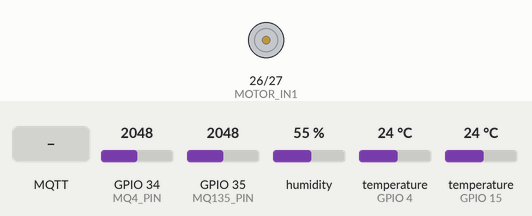
This sketch was run on a simulated ESP32. Parts: motor-driver pin pairs drawn as motors (green arrow = first pin HIGH = forward, orange = second pin HIGH = backward, longer = more drive, scaled by the enable pin). Inputs (shaded band) come from the test bench; at power-on: GPIO 35 (MQ135_PIN) = 2048, GPIO 34 (MQ4_PIN) = 2048, humidity 55 %, temperature (sensors on GPIO 4, GPIO 15) 24 °C (analog values on the 0–4095 scale). WiFi joins after 1.5 s; servers stay silent unless stated; storage starts empty; random numbers use the default seed unless the sketch sets one; no MQTT or app messages arrive unless stated; what the sketch prints to the serial monitor is not drawn.

Above: at 2.7 s.
2.8 s: MQTT message "/stir" arrives on the first subscribed topic
At 3.4 s:
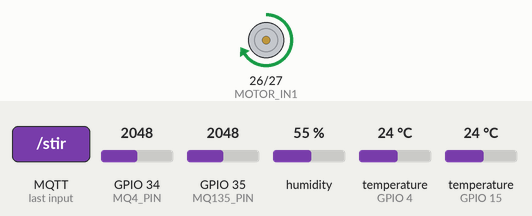
4.3 s: GPIO 35 (MQ135_PIN) set to 3709
12.2 s: GPIO 35 (MQ135_PIN) set to 3818
Timing chart, 0 to 64.3 s (numbered marks = the images above; inputs shaded):
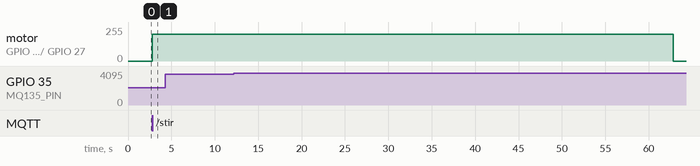

The sketch:

main.ino
```cpp
#include <WiFi.h>
#include <ESPAsyncWebServer.h>
#include <SPIFFS.h>
#include <PubSubClient.h>

#include "customTimer.ino"
#include "dht11.ino"
#include "ds18b20.ino"
#include "dc_motor.ino"
#include "mq4.ino"
#include "mq135.ino"
#include "data_logger.ino"

const char* WIFI_SSID = "Chris' A54";
const char* WIFI_PASSWORD = "hello123";

const char* MQTT_SERVER = "10.106.251.202";
const int MQTT_PORT = 1883;

const char* TOPIC_TEMP_OUT = "digester/sensors/temp_outside";
const char* TOPIC_TEMP_IN = "digester/sensors/temp_internal";
const char* TOPIC_HUM_OUT = "digester/sensors/humidity_outside";
const char* TOPIC_METHANE = "digester/sensors/methane";
const char* TOPIC_CO2 = "digester/sensors/co2";
const char* TOPIC_COMMANDS = "digester/control/commands";

WiFiClient espClient;
PubSubClient mqttClient(espClient);
AsyncWebServer server(80);

CustomTimer sensorTimer(5000);

void onMqttMessage(char* topic, byte* payload, unsigned int length) {
    String msg;
    for (unsigned int i = 0; i < length; i++) msg += (char)payload[i];
    msg.trim();

    Serial.print("[MQTT] ");
    Serial.print(topic);
    Serial.print(" -> ");
    Serial.println(msg);

    if (String(topic) == TOPIC_COMMANDS) {
        if (msg.startsWith("/stir") || msg == "stir") {
            int colonIdx = msg.indexOf(':');
            if (colonIdx >= 0) {
                unsigned long durationSec = msg.substring(colonIdx + 1).toInt();
                if (durationSec > 0) {
                    stirrer.manualStir(durationSec);
                } else {
                    stirrer.manualStir();
                }
            } else {
                stirrer.manualStir();
            }
        }
    }
}

void reconnectMQTT() {
    while (!mqttClient.connected()) {
        Serial.print("Connecting to MQTT... ");
        String id = "ESP32Digester-" + String(random(0xffff), HEX);
        if (mqttClient.connect(id.c_str())) {
            Serial.println("connected.");
            mqttClient.subscribe(TOPIC_COMMANDS);
        } else {
            Serial.print("failed (rc=");
            Serial.print(mqttClient.state());
            Serial.println("). Retry in 5s.");
            delay(5000);
        }
    }
}

void setup() {
    Serial.begin(115200);
    analogReadResolution(12);
    analogSetAttenuation(ADC_11db);

    initDHT();
    initDS18B20();
    initMotor();
    initMQ4();
    initMQ135();
    initDataLogger();

    WiFi.begin(WIFI_SSID, WIFI_PASSWORD);
    Serial.print("Connecting to WiFi");
    while (WiFi.status() != WL_CONNECTED) {
        delay(500);
        Serial.print(".");
    }
    Serial.println(" connected.");
    Serial.print("Dashboard: http://");
    Serial.println(WiFi.localIP());

    if (!SPIFFS.begin(true)) {
        Serial.println("SPIFFS mount failed.");
        return;
    }

    server.on("/", HTTP_GET, [](AsyncWebServerRequest *request) {
        request->send(SPIFFS, "/dashboard_incl_foria.html", "text/html");
    });

    server.on("/download-log", HTTP_GET, [](AsyncWebServerRequest *request) {
        if (!SPIFFS.exists(LOG_FILE_PATH)) {
            request->send(404, "text/plain", "No log data yet.");
            return;
        }
        AsyncWebServerResponse *response = request->beginResponse(
            SPIFFS, LOG_FILE_PATH, "text/csv");
        response->addHeader("Content-Disposition", "attachment; filename=\"sensor_log.csv\"");
        request->send(response);
    });

    server.serveStatic("/", SPIFFS, "/");

    server.begin();
    Serial.println("Web server started.");

    mqttClient.setServer(MQTT_SERVER, MQTT_PORT);
    mqttClient.setCallback(onMqttMessage);
}

void loop() {
    if (!mqttClient.connected()) reconnectMQTT();
    mqttClient.loop();

    stirrer.update();

    if (sensorTimer.isReady()) {
        float tempOutside = readDHT();
        float humOutside = readDHTHumidity();
        float tempInternal = readDS18B20();
        float methanePPM = readMQ4PPM();
        float co2PPM = readMQ135PPM();

        Serial.print("Outside: "); Serial.print(tempOutside, 1); Serial.print(" °C  |  ");
        Serial.print("Humidity: "); Serial.print(humOutside, 1); Serial.print(" %  |  ");
        Serial.print("Internal: "); Serial.print(tempInternal, 1); Serial.print(" °C  |  ");
        Serial.print("CH4: "); Serial.print(methanePPM, 1); Serial.print(" ppm  |  ");
        Serial.print("CO2: "); Serial.print(co2PPM, 1); Serial.println(" ppm");

        char buf[10];

        dtostrf(tempOutside, 1, 2, buf);
        mqttClient.publish(TOPIC_TEMP_OUT, buf);

        dtostrf(humOutside, 1, 2, buf);
        mqttClient.publish(TOPIC_HUM_OUT, buf);

        dtostrf(tempInternal, 1, 2, buf);
        mqttClient.publish(TOPIC_TEMP_IN, buf);

        if (methanePPM >= 0.0f) {
            dtostrf(methanePPM, 1, 2, buf);
            mqttClient.publish(TOPIC_METHANE, buf);
        }

        if (co2PPM >= 0.0f) {
            dtostrf(co2PPM, 1, 2, buf);
            mqttClient.publish(TOPIC_CO2, buf);
        }

        dataLogger.addRow(tempOutside, tempInternal, methanePPM, co2PPM);
    }
}
```

customTimer.ino
```cpp
#ifndef CUSTOM_TIMER_H
#define CUSTOM_TIMER_H

#include <Arduino.h>

class CustomTimer {
private:
    unsigned long previousMillis;
    unsigned long interval;

public:
    CustomTimer(unsigned long defaultIntervalMs = 1000) {
        interval = defaultIntervalMs;
        previousMillis = 0;
    }

    void setInterval(unsigned long newIntervalMs) {
        interval = newIntervalMs;
    }

    bool isReady() {
        unsigned long currentMillis = millis();
        if (currentMillis - previousMillis >= interval) {
            previousMillis = currentMillis;
            return true;
        }
        return false;
    }
};

#endif
```

data_logger.ino
```cpp
#ifndef DATA_LOGGER_H
#define DATA_LOGGER_H

#include <Arduino.h>
#include <SPIFFS.h>

#define MAX_LOG_ROWS 500

#define LOG_FILE_PATH "/sensor_log.csv"

static const char* LOG_HEADER = "time_s,temp_outside_C,temp_internal_C,ch4_ppm,co2_ppm";

struct LogRow {
    unsigned long timeS;
    float tempOutside;
    float tempInternal;
    float ch4Ppm;
    float co2Ppm;
};

class DataLogger {
private:
    LogRow buffer[MAX_LOG_ROWS];
    int    count     = 0;   // rows currently held (<= MAX_LOG_ROWS)
    int    writeIdx  = 0;   // next slot to write (wraps around)
    bool   wrapped   = false;

public:
    void begin() {
    }

    void addRow(float tempOutside, float tempInternal, float ch4Ppm, float co2Ppm) {
        LogRow row;
        row.timeS        = millis() / 1000UL;
        row.tempOutside  = tempOutside;
        row.tempInternal = tempInternal;
        row.ch4Ppm       = ch4Ppm;
        row.co2Ppm       = co2Ppm;

        buffer[writeIdx] = row;
        writeIdx = (writeIdx + 1) % MAX_LOG_ROWS;
        if (count < MAX_LOG_ROWS) {
            count++;
        } else {
            wrapped = true;
        }

        flushToFile();
    }

    void flushToFile() {
        File f = SPIFFS.open(LOG_FILE_PATH, FILE_WRITE);
        if (!f) {
            Serial.println("[LOGGER] Failed to open log file for writing.");
            return;
        }

        f.println(LOG_HEADER);

        int startIdx = wrapped ? writeIdx : 0;
        for (int i = 0; i < count; i++) {
            int idx = (startIdx + i) % MAX_LOG_ROWS;
            LogRow &r = buffer[idx];
            f.printf("%lu,%.2f,%.2f,%.2f,%.2f\n",
                     r.timeS, r.tempOutside, r.tempInternal, r.ch4Ppm, r.co2Ppm);
        }

        f.close();
    }

    int rowCount() { return count; }
};

DataLogger dataLogger;

void initDataLogger() {
    dataLogger.begin();
}

#endif
```

dc_motor.ino
```cpp
#ifndef DC_MOTOR_H
#define DC_MOTOR_H

#include <Arduino.h>

#define MOTOR_ENA 25
#define MOTOR_IN1 26
#define MOTOR_IN2 27

#define MOTOR_PWM_FREQ 1000
#define MOTOR_PWM_RES 8
#define MOTOR_SPEED 200

#define STIR_DURATION_MS 60000UL
#define AUTO_STIR_INTERVAL_MS 1800000UL

class DCMotor {
private:
    bool stirring = false;
    bool isAutoStir = false;
    unsigned long stirStartTime = 0;
    unsigned long stirDurationMs = STIR_DURATION_MS;
    unsigned long nextAutoStirAt = 0;
    bool autoTimerStarted = false;

    void driveForward(int speed) {
        digitalWrite(MOTOR_IN1, HIGH);
        digitalWrite(MOTOR_IN2, LOW);
        ledcWrite(MOTOR_ENA, speed);
    }

    void driveStop() {
        digitalWrite(MOTOR_IN1, LOW);
        digitalWrite(MOTOR_IN2, LOW);
        ledcWrite(MOTOR_ENA, 0);
    }

    void beginStir(const char* reason, unsigned long durationMs, bool auto_) {
        if (stirring) return;
        stirring = true;
        isAutoStir = auto_;
        stirDurationMs = durationMs;
        stirStartTime = millis();
        driveForward(MOTOR_SPEED);
        Serial.print("[MOTOR] Stir started (");
        Serial.print(reason);
        Serial.print(") for ");
        Serial.print(durationMs / 1000UL);
        Serial.println("s");
    }

public:
    void begin() {
        pinMode(MOTOR_IN1, OUTPUT);
        pinMode(MOTOR_IN2, OUTPUT);
        ledcAttach(MOTOR_ENA, MOTOR_PWM_FREQ, MOTOR_PWM_RES);
        driveStop();
        nextAutoStirAt = millis() + AUTO_STIR_INTERVAL_MS;
        autoTimerStarted = true;
        Serial.println("[MOTOR] Stirrer initialized (ENA=25, IN1=26, IN2=27)");
    }

    void update() {
        if (stirring && millis() - stirStartTime >= stirDurationMs) {
            stirring = false;
            driveStop();
            Serial.println("[MOTOR] Stir complete.");
        }

        if (autoTimerStarted && millis() >= nextAutoStirAt) {
            nextAutoStirAt += AUTO_STIR_INTERVAL_MS;
            if (!stirring) {
                Serial.println("[MOTOR] Scheduled 30-min auto-stir triggered.");
                beginStir("scheduled auto-stir", STIR_DURATION_MS, true);
            } else {
                Serial.println("[MOTOR] Scheduled auto-stir skipped (motor already running).");
            }
        }
    }

    void manualStir(unsigned long durationSec = STIR_DURATION_MS / 1000UL) {
        Serial.println("[MOTOR] Manual stir requested.");
        beginStir("manual request", durationSec * 1000UL, false);
    }

    bool isStirring() { return stirring; }
    bool isAutoStirring() { return stirring && isAutoStir; }
};

DCMotor stirrer;

void initMotor() {
    stirrer.begin();
}

#endif
```

dht11.ino
```cpp
#ifndef DHT11_H
#define DHT11_H

#include <DHT.h>

#define DHTPIN 4
#define DHTTYPE DHT11

DHT dht(DHTPIN, DHTTYPE);

void initDHT() {
    dht.begin();
}

float readDHT() {
    return dht.readTemperature(); // Celsius
}

float readDHTHumidity() {
    return dht.readHumidity(); // %RH
}

#endif
```

ds18b20.ino
```cpp
#ifndef DS18B20_H
#define DS18B20_H

#include <OneWire.h>
#include <DallasTemperature.h>

#define ONE_WIRE_BUS 15

OneWire oneWire(ONE_WIRE_BUS);
DallasTemperature ds18b20(&oneWire);

void initDS18B20() {
    ds18b20.begin();
}

float readDS18B20() {
    ds18b20.requestTemperatures();
    return ds18b20.getTempCByIndex(0); // Celsius
}

#endif
```

mq135.ino
```cpp
#ifndef MQ135_H
#define MQ135_H

#include <Arduino.h>

#define MQ135_PIN 35
#define MQ135_RL 10.0f
#define MQ135_DIVIDER 0.647f
#define MQ135_VCC 5.0f

#define MQ135_R0 144.9f
#define MQ135_A 208.2f
#define MQ135_B -3.142f

float readMQ135Rs() {
    int raw = analogRead(MQ135_PIN);
    float vAdc = (raw / 4095.0f) * 3.3f;
    float vSensor = vAdc / MQ135_DIVIDER;
    if (vSensor <= 0.0f) return -1.0f;
    return MQ135_RL * (MQ135_VCC - vSensor) / vSensor;
}

float readMQ135PPM() {
    float rs = readMQ135Rs();
    if (rs < 0.0f) return -1.0f;
    return MQ135_A * pow(rs / MQ135_R0, MQ135_B);
}

void initMQ135() {
    analogReadResolution(12);
    Serial.println("[MQ135] CO2 sensor initialized (GPIO35)");
}

#endif
```

mq4.ino
```cpp
#ifndef MQ4_H
#define MQ4_H

#include <Arduino.h>

#define MQ4_PIN 34
#define MQ4_RL 1.0f
#define MQ4_DIVIDER 0.647f
#define MQ4_VCC 5.0f

#define MQ4_R0 0.347f
#define MQ4_A 1012.7f
#define MQ4_B -2.786f

float readMQ4Rs() {
    int raw = analogRead(MQ4_PIN);
    float vAdc = (raw / 4095.0f) * 3.3f;
    float vSensor = vAdc / MQ4_DIVIDER;
    if (vSensor <= 0.0f) return -1.0f;
    return MQ4_RL * (MQ4_VCC - vSensor) / vSensor;
}

float readMQ4PPM() {
    float rs = readMQ4Rs();
    if (rs < 0.0f) return -1.0f;
    return MQ4_A * pow(rs / MQ4_R0, MQ4_B);
}

void initMQ4() {
    analogReadResolution(12);
    Serial.println("[MQ4] Methane sensor initialized (GPIO34)");
}

#endif
```

Measured:
- after the input at 2.8 s, motor on GPIO 26 (MOTOR_IN1) / GPIO 27 (MOTOR_IN2): stopped → forward 199/255 at once
- after the input at 4.3 s, every drawn part: stays the same
